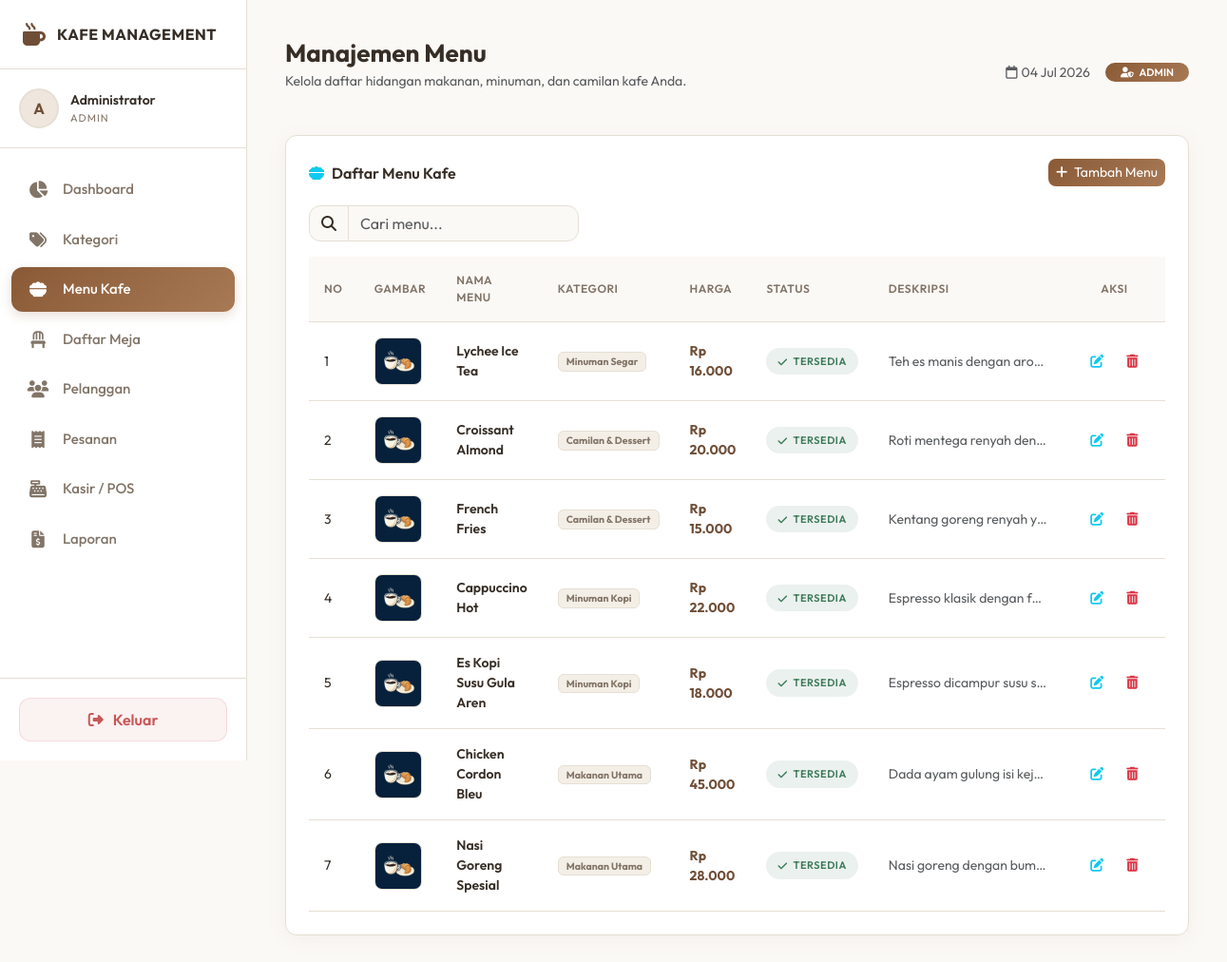
Page /menu.php (signed in) on the committed database.
### tables this page shows
CREATE TABLE IF NOT EXISTS menu (
    id INT AUTO_INCREMENT PRIMARY KEY,
    nama_menu VARCHAR(100) NOT NULL,
    id_kategori INT,
    harga INT NOT NULL,
    status ENUM('tersedia', 'habis') NOT NULL DEFAULT 'tersedia',
    gambar VARCHAR(255),
    deskripsi TEXT,
    FOREIGN KEY (id_kategori) REFERENCES kategori(id) ON DELETE SET NULL
);

CREATE TABLE IF NOT EXISTS kategori (
    id INT AUTO_INCREMENT PRIMARY KEY,
    nama_kategori VARCHAR(100) NOT NULL,
    deskripsi TEXT
);

### config/auth.php (called while the page is built, shortened)
        <?php
function is_admin(): bool {
    return ($_SESSION['role'] ?? '') === 'admin';
}

### menu.php (the view, shortened to what this page needs)
<?php
$page_title = "Manajemen Menu";
$page_desc = "Kelola daftar hidangan makanan, minuman, dan camilan kafe Anda.";
require_once 'config/auth.php';
$stmt_get = $conn->query("
    SELECT m.*, k.nama_kategori
    FROM menu m
    LEFT JOIN kategori k ON m.id_kategori = k.id
    ORDER BY m.id DESC
");
$daftar_menu = $stmt_get->fetchAll();
include 'includes/header.php';
?>
<div class="custom-card">
    <div class="card-title-custom">
        <span><i class="fa-solid fa-bowl-food me-2 text-info"></i>Daftar Menu Kafe</span>
        <button type="button" class="btn btn-sm btn-primary border-0" data-bs-toggle="modal" data-bs-target="#modalTambah" style="background: var(--gradient-primary); border-radius: 8px;">
            <i class="fa-solid fa-plus me-1"></i> Tambah Menu
        </button>
    </div>
    <div class="row mb-3">
        <div class="col-12 col-md-4">
            <div class="input-group">
                <span class="input-group-text form-control-custom text-muted"><i class="fa-solid fa-magnifying-glass"></i></span>
                <input type="text" id="tableSearch" class="form-control form-control-custom" placeholder="Cari menu...">
            </div>
        </div>
    </div>
    <div class="table-responsive">
        <table class="custom-table">
            <thead>
                <tr>
                    <th style="width: 60px;">No</th>
                    <th style="width: 80px;">Gambar</th>
                    <th>Nama Menu</th>
                    <th>Kategori</th>
                    <th>Harga</th>
                    <th>Status</th>
                    <th>Deskripsi</th>
                    <th style="width: 150px; text-align: center;">Aksi</th>
                </tr>
            </thead>
            <tbody>
                <?php if (count($daftar_menu) > 0): ?>
                    <?php $no = 1; foreach ($daftar_menu as $menu): ?>
                        <tr>
                            <td><?= $no++ ?></td>
                            <td>
                                <?php
                                    $img_src = 'assets/images/uploads/' . $menu['gambar'];
                                    if (empty($menu['gambar']) || !file_exists($img_src)) {
                                        $img_src = 'assets/images/default_food.png';
                                    }
                                ?>
                                <img src="<?= $img_src ?>" alt="<?= htmlspecialchars($menu['nama_menu']) ?>" style="width: 50px; height: 50px; object-fit: cover; border-radius: 8px; border: 1px solid var(--border-color);">
                            </td>
                            <td class="fw-semibold"><?= htmlspecialchars($menu['nama_menu']) ?></td>
                            <td><span class="badge px-2 py-1" style="background-color: var(--bg-tertiary); color: var(--text-muted); border: 1px solid var(--border-color);"><?= htmlspecialchars($menu['nama_kategori'] ?? 'Tanpa Kategori') ?></span></td>
                            <td class="fw-bold" style="color: var(--accent-coffee);">Rp <?= number_format($menu['harga'], 0, ',', '.') ?></td>
                            <td>
                                <span class="badge-custom <?= $menu['status'] == 'tersedia' ? 'badge-done' : 'badge-cancel' ?>">
                                    <i class="fa-solid <?= $menu['status'] == 'tersedia' ? 'fa-check' : 'fa-xmark' ?>"></i>
                                    <?= htmlspecialchars($menu['status']) ?>
                                </span>
                            </td>
                            <td class="text-muted small" style="max-width: 200px; overflow: hidden; text-overflow: ellipsis; white-space: nowrap;">
                                <?= htmlspecialchars($menu['deskripsi'] ?? '-') ?>
                            </td>
                            <td style="text-align: center;">
                                <div class="d-flex justify-content-center gap-2">
                                    <button class="btn btn-sm btn-outline-info border-0 btn-edit"
                                            data-id="<?= $menu['id'] ?>"
                                            data-nama="<?= htmlspecialchars($menu['nama_menu']) ?>"
                                            data-kategori="<?= $menu['id_kategori'] ?>"
                                            data-harga="<?= $menu['harga'] ?>"
                                            data-status="<?= $menu['status'] ?>"
                                            data-deskripsi="<?= htmlspecialchars($menu['deskripsi'] ?? '') ?>"
                                            data-gambar="<?= htmlspecialchars($menu['gambar']) ?>"
                                            data-bs-toggle="modal"
                                            data-bs-target="#modalEdit">
                                        <i class="fa-solid fa-pen-to-square"></i>
                                    </button>
                                    <a href="menu.php?action=hapus&id=<?= $menu['id'] ?>"
                                       class="btn btn-sm btn-outline-danger border-0"
                                       onclick="return confirm('Apakah Anda yakin ingin menghapus menu ini?');">
                                        <i class="fa-solid fa-trash-can"></i>
                                    </a>
                                </div>
                            </td>
                        </tr>
                    <?php endforeach; ?>
                <?php else: ?>
                    <tr>
                        <td colspan="8" class="text-center text-muted py-4">Belum ada menu yang ditambahkan.</td>
                    </tr>
                <?php endif; ?>
            </tbody>
        </table>
    </div>
</div>
<?php
include 'includes/footer.php';
?>

### includes/header.php (shortened to what this page needs)
<?php
require_once 'config/auth.php';
?>
<!DOCTYPE html>
<html lang="id">
<head>
    <link href="https://cdn.jsdelivr.net/npm/bootstrap@5.3.0/dist/css/bootstrap.min.css" rel="stylesheet">
    <link href="https://cdnjs.cloudflare.com/ajax/libs/font-awesome/6.4.0/css/all.min.css" rel="stylesheet">
    <link href="assets/css/style.css" rel="stylesheet">
</head>
<body>
    <div class="app-wrapper">
        <?php include 'includes/sidebar.php'; ?>
        <main class="main-content">
            <div class="content-header">
                <div class="header-title">
                    <h1><?= isset($page_title) ? htmlspecialchars($page_title) : "Dashboard" ?></h1>
                    <p class="text-muted"><?= isset($page_desc) ? htmlspecialchars($page_desc) : "Selamat datang di panel kontrol Sistem Manajemen Kafe." ?></p>
                </div>
                <div class="header-action d-flex align-items-center gap-3">
                    <span class="text-muted d-none d-md-inline small">
                        <i class="fa-regular fa-calendar me-1"></i><?= date('d M Y') ?>
                    </span>
                    <span class="badge rounded-pill px-3 py-1 fw-semibold"
                          style="background: var(--gradient-primary); color: #fff; font-size: 11px;">
                        <i class="fa-solid <?= is_admin() ? 'fa-user-shield' : 'fa-cash-register' ?> me-1"></i>
                        <?= strtoupper(htmlspecialchars($_SESSION['role'] ?? '')) ?>
                    </span>
                </div>
            </div>

### includes/sidebar.php (shortened to what this page needs)
<?php
$current_page = basename($_SERVER["PHP_SELF"]);
$user_name = $_SESSION["nama_lengkap"] ?? "User";
$user_role = $_SESSION["role"] ?? "kasir";
$initials = "";
foreach (explode(" ", $user_name) as $word) {
  $initials .= strtoupper($word[0] ?? "");
}
$initials = substr($initials, 0, 2);
$menu_items = [
  [
    "label" => "Dashboard",
    "icon" => "fa-chart-pie",
    "href" => "dashboard.php",
    "roles" => ["admin", "kasir"],
  ],
  [
    "label" => "Kategori",
    "icon" => "fa-tags",
    "href" => "kategori.php",
    "roles" => ["admin"],
  ],
  [
    "label" => "Menu Kafe",
    "icon" => "fa-bowl-food",
    "href" => "menu.php",
    "roles" => ["admin"],
  ],
  [
    "label" => "Daftar Meja",
    "icon" => "fa-chair",
    "href" => "meja.php",
    "roles" => ["admin", "kasir"],
  ],
  [
    "label" => "Pelanggan",
    "icon" => "fa-users",
    "href" => "pelanggan.php",
    "roles" => ["admin", "kasir"],
  ],
  [
    "label" => "Pesanan",
    "icon" => "fa-receipt",
    "href" => "pesanan.php",
    "roles" => ["admin", "kasir"],
  ],
  [
    "label" => "Kasir / POS",
    "icon" => "fa-cash-register",
    "href" => "kasir.php",
    "roles" => ["admin", "kasir"],
  ],
  [
    "label" => "Laporan",
    "icon" => "fa-file-invoice-dollar",
    "href" => "laporan.php",
    "roles" => ["admin"],
  ],
];
?>
<aside class="app-sidebar no-print">
    <div class="sidebar-header">
        <i class="fa-solid fa-mug-hot sidebar-logo-icon"></i>
        <span class="sidebar-logo-text">KAFE MANAGEMENT</span>
    </div>
    <div class="sidebar-user">
        <div class="user-avatar">
            <?= htmlspecialchars($initials) ?>
        </div>
        <div class="user-info">
            <div class="user-name"><?= htmlspecialchars($user_name) ?></div>
            <div class="user-role"><?= htmlspecialchars($user_role) ?></div>
        </div>
    </div>
    <ul class="sidebar-menu">
        <?php foreach ($menu_items as $item): ?>
            <?php if (in_array($user_role, $item["roles"], true)): ?>
                <li class="menu-item <?= $current_page === $item["href"]
                  ? "active"
                  : "" ?>">
                    <a href="<?= htmlspecialchars(
                      $item["href"],
                    ) ?>" class="menu-link">
                        <i class="fa-solid <?= htmlspecialchars(
                          $item["icon"],
                        ) ?>"></i>
                        <span><?= htmlspecialchars($item["label"]) ?></span>
                    </a>
                </li>
            <?php endif; ?>
        <?php endforeach; ?>
    </ul>
    <div class="sidebar-footer">
        <a href="auth/logout.php" class="btn-logout" id="btnLogout">
            <i class="fa-solid fa-right-from-bracket"></i>
            <span>Keluar</span>
        </a>
    </div>
</aside>

### includes/footer.php (shortened to what this page needs)
        </main>
    </div>
</body>
</html>

### rows in the picture
menu: nama_menu "Lychee Ice Tea", id_kategori.nama_kategori "Minuman Segar", harga "16.000", status "TERSEDIA", deskripsi "Teh es manis dengan aro…"
menu: nama_menu "Croissant Almond", id_kategori.nama_kategori "Camilan & Dessert", harga "20.000", status "TERSEDIA", deskripsi "Roti mentega renyah den…"
menu: nama_menu "French Fries", id_kategori.nama_kategori "Camilan & Dessert", harga "15.000", status "TERSEDIA", deskripsi "Kentang goreng renyah y…"
menu: nama_menu "Cappuccino Hot", id_kategori.nama_kategori "Minuman Kopi", harga "22.000", status "TERSEDIA", deskripsi "Espresso klasik dengan f…"
menu: nama_menu "Es Kopi Susu Gula Aren", id_kategori.nama_kategori "Minuman Kopi", harga "18.000", status "TERSEDIA", deskripsi "Espresso dicampur susu s…"
menu: nama_menu "Chicken Cordon Bleu", id_kategori.nama_kategori "Makanan Utama", harga "45.000", status "TERSEDIA", deskripsi "Dada ayam gulung isi kej…"
menu: nama_menu "Nasi Goreng Spesial", id_kategori.nama_kategori "Makanan Utama", harga "28.000", status "TERSEDIA", deskripsi "Nasi goreng dengan bum…"

### other values in the picture
$initials "A"
$user_name "Administrator"
$user_role "ADMIN"
$item["label"] "Dashboard"
$item["label"] "Kategori"
$item["label"] "Menu Kafe"
$item["label"] "Daftar Meja"
$item["label"] "Pelanggan"
$item["label"] "Pesanan"
$item["label"] "Kasir / POS"
$item["label"] "Laporan"
$page_title "Manajemen Menu"
$page_desc "Kelola daftar hidangan makanan, minuman, dan camilan kafe Anda."
$_SESSION['role'] "ADMIN"
